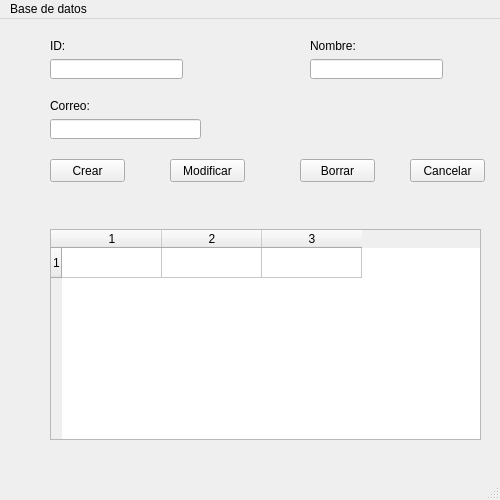
<?xml version="1.0" encoding="UTF-8"?>
<ui version="4.0">
 <class>mainWindow</class>
 <widget class="QMainWindow" name="mainWindow">
  <property name="minimumSize">
   <size>
    <width>500</width>
    <height>500</height>
   </size>
  </property>
  <property name="maximumSize">
   <size>
    <width>500</width>
    <height>500</height>
   </size>
  </property>
  <property name="windowTitle">
   <string>Contactos</string>
  </property>
  <widget class="QWidget" name="centralwidget">
   <widget class="QPushButton" name="btnCrear">
    <property name="geometry">
     <rect>
      <x>50</x>
      <y>140</y>
      <width>75</width>
      <height>23</height>
     </rect>
    </property>
    <property name="text">
     <string>Crear</string>
    </property>
   </widget>
   <widget class="QPushButton" name="btnModificar">
    <property name="geometry">
     <rect>
      <x>170</x>
      <y>140</y>
      <width>75</width>
      <height>23</height>
     </rect>
    </property>
    <property name="text">
     <string>Modificar</string>
    </property>
   </widget>
   <widget class="QPushButton" name="btnBorrar">
    <property name="geometry">
     <rect>
      <x>300</x>
      <y>140</y>
      <width>75</width>
      <height>23</height>
     </rect>
    </property>
    <property name="text">
     <string>Borrar</string>
    </property>
   </widget>
   <widget class="QPushButton" name="btnCancelar">
    <property name="geometry">
     <rect>
      <x>410</x>
      <y>140</y>
      <width>75</width>
      <height>23</height>
     </rect>
    </property>
    <property name="text">
     <string>Cancelar</string>
    </property>
   </widget>
   <widget class="QLineEdit" name="txtID">
    <property name="geometry">
     <rect>
      <x>50</x>
      <y>40</y>
      <width>133</width>
      <height>20</height>
     </rect>
    </property>
    <property name="readOnly">
     <bool>true</bool>
    </property>
   </widget>
   <widget class="QLineEdit" name="txtCorreo">
    <property name="geometry">
     <rect>
      <x>50</x>
      <y>100</y>
      <width>151</width>
      <height>20</height>
     </rect>
    </property>
   </widget>
   <widget class="QLineEdit" name="txtNombre">
    <property name="geometry">
     <rect>
      <x>310</x>
      <y>40</y>
      <width>133</width>
      <height>20</height>
     </rect>
    </property>
   </widget>
   <widget class="QLabel" name="label">
    <property name="geometry">
     <rect>
      <x>50</x>
      <y>20</y>
      <width>47</width>
      <height>13</height>
     </rect>
    </property>
    <property name="text">
     <string>ID:</string>
    </property>
   </widget>
   <widget class="QLabel" name="label_2">
    <property name="geometry">
     <rect>
      <x>50</x>
      <y>80</y>
      <width>47</width>
      <height>13</height>
     </rect>
    </property>
    <property name="text">
     <string>Correo:</string>
    </property>
   </widget>
   <widget class="QLabel" name="label_3">
    <property name="geometry">
     <rect>
      <x>310</x>
      <y>20</y>
      <width>47</width>
      <height>13</height>
     </rect>
    </property>
    <property name="text">
     <string>Nombre:</string>
    </property>
   </widget>
   <widget class="QTableWidget" name="tblContactos">
    <property name="geometry">
     <rect>
      <x>50</x>
      <y>210</y>
      <width>431</width>
      <height>211</height>
     </rect>
    </property>
    <property name="rowCount">
     <number>1</number>
    </property>
    <property name="columnCount">
     <number>3</number>
    </property>
    <row/>
    <column/>
    <column/>
    <column/>
   </widget>
  </widget>
  <widget class="QMenuBar" name="menubar">
   <property name="geometry">
    <rect>
     <x>0</x>
     <y>0</y>
     <width>500</width>
     <height>21</height>
    </rect>
   </property>
   <widget class="QMenu" name="menu">
    <property name="title">
     <string>Base de datos</string>
    </property>
   </widget>
   <addaction name="menu"/>
  </widget>
  <widget class="QStatusBar" name="statusbar"/>
 </widget>
 <resources/>
 <connections/>
</ui>
